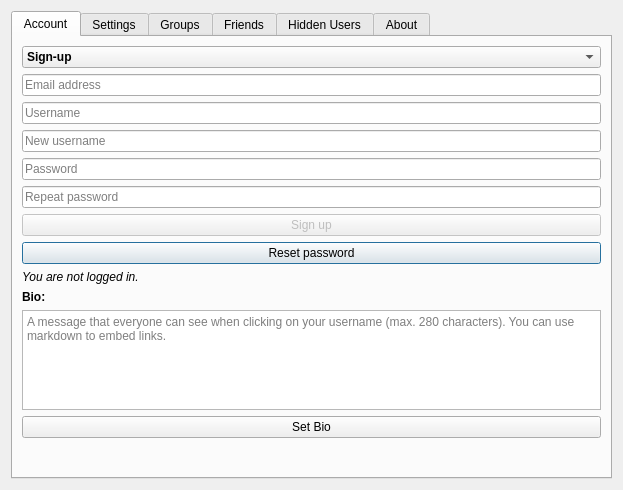
<?xml version="1.0" encoding="UTF-8"?>
<ui version="4.0">
 <class>Dialog</class>
 <widget class="QDialog" name="Dialog">
  <property name="geometry">
   <rect>
    <x>0</x>
    <y>0</y>
    <width>623</width>
    <height>490</height>
   </rect>
  </property>
  <property name="sizePolicy">
   <sizepolicy hsizetype="Minimum" vsizetype="Minimum">
    <horstretch>0</horstretch>
    <verstretch>0</verstretch>
   </sizepolicy>
  </property>
  <property name="windowTitle">
   <string>Leaderboard Config</string>
  </property>
  <property name="locale">
   <locale language="English" country="UnitedStates"/>
  </property>
  <layout class="QGridLayout" name="gridLayout_6">
   <item row="0" column="0">
    <widget class="QTabWidget" name="tabWidget">
     <property name="sizePolicy">
      <sizepolicy hsizetype="MinimumExpanding" vsizetype="MinimumExpanding">
       <horstretch>0</horstretch>
       <verstretch>0</verstretch>
      </sizepolicy>
     </property>
     <property name="currentIndex">
      <number>0</number>
     </property>
     <widget class="QWidget" name="tabAccount">
      <attribute name="title">
       <string>Account</string>
      </attribute>
      <layout class="QGridLayout" name="gridLayout_2">
       <item row="0" column="0">
        <widget class="QComboBox" name="account_action">
         <property name="font">
          <font>
           <pointsize>9</pointsize>
           <weight>75</weight>
           <bold>true</bold>
           <underline>false</underline>
           <kerning>false</kerning>
          </font>
         </property>
         <property name="cursor">
          <cursorShape>PointingHandCursor</cursorShape>
         </property>
         <property name="styleSheet">
          <string notr="true">font-weight: bold</string>
         </property>
         <item>
          <property name="text">
           <string>Sign-up</string>
          </property>
         </item>
         <item>
          <property name="text">
           <string>Log-in</string>
          </property>
         </item>
         <item>
          <property name="text">
           <string>Delete account</string>
          </property>
         </item>
         <item>
          <property name="text">
           <string>Add password and email address to old account</string>
          </property>
         </item>
         <item>
          <property name="text">
           <string>Log-out</string>
          </property>
         </item>
         <item>
          <property name="text">
           <string>Change username</string>
          </property>
         </item>
        </widget>
       </item>
       <item row="1" column="0">
        <widget class="QLineEdit" name="account_mail">
         <property name="placeholderText">
          <string>Email address</string>
         </property>
        </widget>
       </item>
       <item row="2" column="0">
        <widget class="QLineEdit" name="account_username">
         <property name="text">
          <string/>
         </property>
         <property name="maxLength">
          <number>15</number>
         </property>
         <property name="placeholderText">
          <string>Username</string>
         </property>
        </widget>
       </item>
       <item row="3" column="0">
        <widget class="QLineEdit" name="account_new_username">
         <property name="text">
          <string/>
         </property>
         <property name="maxLength">
          <number>15</number>
         </property>
         <property name="placeholderText">
          <string>New username</string>
         </property>
        </widget>
       </item>
       <item row="4" column="0">
        <widget class="QLineEdit" name="account_pwd">
         <property name="echoMode">
          <enum>QLineEdit::Password</enum>
         </property>
         <property name="placeholderText">
          <string>Password</string>
         </property>
        </widget>
       </item>
       <item row="5" column="0">
        <widget class="QLineEdit" name="account_pwd_repeat">
         <property name="echoMode">
          <enum>QLineEdit::Password</enum>
         </property>
         <property name="placeholderText">
          <string>Repeat password</string>
         </property>
        </widget>
       </item>
       <item row="6" column="0">
        <widget class="QPushButton" name="account_button">
         <property name="enabled">
          <bool>false</bool>
         </property>
         <property name="cursor">
          <cursorShape>PointingHandCursor</cursorShape>
         </property>
         <property name="text">
          <string>Sign up</string>
         </property>
         <property name="autoDefault">
          <bool>false</bool>
         </property>
         <property name="default">
          <bool>false</bool>
         </property>
        </widget>
       </item>
       <item row="7" column="0">
        <widget class="QPushButton" name="account_forgot">
         <property name="cursor">
          <cursorShape>PointingHandCursor</cursorShape>
         </property>
         <property name="text">
          <string>Reset password</string>
         </property>
        </widget>
       </item>
       <item row="8" column="0">
        <widget class="QLabel" name="login_info_2">
         <property name="font">
          <font>
           <italic>true</italic>
          </font>
         </property>
         <property name="text">
          <string>You are not logged in.</string>
         </property>
        </widget>
       </item>
       <item row="9" column="0">
        <widget class="QLabel" name="label">
         <property name="font">
          <font>
           <pointsize>9</pointsize>
           <weight>75</weight>
           <bold>true</bold>
          </font>
         </property>
         <property name="styleSheet">
          <string notr="true">font-weight: bold</string>
         </property>
         <property name="text">
          <string>Bio:</string>
         </property>
        </widget>
       </item>
       <item row="10" column="0">
        <widget class="QTextEdit" name="statusMsg">
         <property name="maximumSize">
          <size>
           <width>16777215</width>
           <height>100</height>
          </size>
         </property>
         <property name="html">
          <string>&lt;!DOCTYPE HTML PUBLIC &quot;-//W3C//DTD HTML 4.0//EN&quot; &quot;http://www.w3.org/TR/REC-html40/strict.dtd&quot;&gt;
&lt;html&gt;&lt;head&gt;&lt;meta name=&quot;qrichtext&quot; content=&quot;1&quot; /&gt;&lt;style type=&quot;text/css&quot;&gt;
p, li { white-space: pre-wrap; }
&lt;/style&gt;&lt;/head&gt;&lt;body style=&quot; font-family:'MS Shell Dlg 2'; font-size:7.8pt; font-weight:400; font-style:normal;&quot;&gt;
&lt;p style=&quot;-qt-paragraph-type:empty; margin-top:0px; margin-bottom:0px; margin-left:0px; margin-right:0px; -qt-block-indent:0; text-indent:0px;&quot;&gt;&lt;br /&gt;&lt;/p&gt;&lt;/body&gt;&lt;/html&gt;</string>
         </property>
         <property name="placeholderText">
          <string>A message that everyone can see when clicking on your username (max. 280 characters). You can use markdown to embed links.</string>
         </property>
        </widget>
       </item>
       <item row="11" column="0">
        <widget class="QPushButton" name="statusButton">
         <property name="cursor">
          <cursorShape>PointingHandCursor</cursorShape>
         </property>
         <property name="toolTip">
          <string/>
         </property>
         <property name="text">
          <string>Set Bio</string>
         </property>
         <property name="checkable">
          <bool>false</bool>
         </property>
         <property name="checked">
          <bool>false</bool>
         </property>
         <property name="autoDefault">
          <bool>false</bool>
         </property>
        </widget>
       </item>
       <item row="12" column="0">
        <spacer name="verticalSpacer_2">
         <property name="orientation">
          <enum>Qt::Vertical</enum>
         </property>
         <property name="sizeType">
          <enum>QSizePolicy::MinimumExpanding</enum>
         </property>
         <property name="sizeHint" stdset="0">
          <size>
           <width>20</width>
           <height>0</height>
          </size>
         </property>
        </spacer>
       </item>
      </layout>
     </widget>
     <widget class="QWidget" name="tabSettings">
      <attribute name="title">
       <string>Settings</string>
      </attribute>
      <layout class="QGridLayout" name="gridLayout_9">
       <item row="1" column="0" rowspan="2" colspan="2">
        <widget class="QGroupBox" name="groupBox">
         <property name="title">
          <string>Home screen</string>
         </property>
         <layout class="QHBoxLayout" name="horizontalLayout_2">
          <item>
           <layout class="QVBoxLayout" name="verticalLayout">
            <item>
             <widget class="QCheckBox" name="LB_DeckBrowser">
              <property name="cursor">
               <cursorShape>PointingHandCursor</cursorShape>
              </property>
              <property name="text">
               <string>Show the home screen leaderboard (only works with Anki 2.1.20+)</string>
              </property>
             </widget>
            </item>
            <item>
             <widget class="QCheckBox" name="lb_focus">
              <property name="cursor">
               <cursorShape>PointingHandCursor</cursorShape>
              </property>
              <property name="text">
               <string>Focus on user</string>
              </property>
             </widget>
            </item>
            <item>
             <layout class="QHBoxLayout" name="horizontalLayout">
              <item>
               <widget class="QLabel" name="maxUsers_Label">
                <property name="text">
                 <string>Maximum number of users on the home screen Leaderboard:</string>
                </property>
               </widget>
              </item>
              <item>
               <widget class="QSpinBox" name="maxUsers">
                <property name="cursor">
                 <cursorShape>PointingHandCursor</cursorShape>
                </property>
                <property name="maximum">
                 <number>99999</number>
                </property>
               </widget>
              </item>
             </layout>
            </item>
           </layout>
          </item>
         </layout>
        </widget>
       </item>
       <item row="0" column="0" colspan="2">
        <widget class="QGroupBox" name="groupBox_5">
         <property name="title">
          <string>General</string>
         </property>
         <layout class="QGridLayout" name="gridLayout_8">
          <item row="0" column="0">
           <widget class="QComboBox" name="country">
            <property name="cursor">
             <cursorShape>PointingHandCursor</cursorShape>
            </property>
            <item>
             <property name="text">
              <string>Country</string>
             </property>
            </item>
           </widget>
          </item>
          <item row="1" column="0">
           <layout class="QGridLayout" name="gl3">
            <item row="0" column="1">
             <widget class="QSpinBox" name="newday">
              <property name="sizePolicy">
               <sizepolicy hsizetype="Fixed" vsizetype="Fixed">
                <horstretch>0</horstretch>
                <verstretch>0</verstretch>
               </sizepolicy>
              </property>
              <property name="cursor">
               <cursorShape>PointingHandCursor</cursorShape>
              </property>
              <property name="maximum">
               <number>23</number>
              </property>
             </widget>
            </item>
            <item row="2" column="1" colspan="2">
             <widget class="QComboBox" name="Default_Tab">
              <property name="cursor">
               <cursorShape>PointingHandCursor</cursorShape>
              </property>
              <item>
               <property name="text">
                <string>Global</string>
               </property>
              </item>
              <item>
               <property name="text">
                <string>Friends</string>
               </property>
              </item>
              <item>
               <property name="text">
                <string>Country</string>
               </property>
              </item>
              <item>
               <property name="text">
                <string>Group</string>
               </property>
              </item>
              <item>
               <property name="text">
                <string>League</string>
               </property>
              </item>
             </widget>
            </item>
            <item row="1" column="0">
             <widget class="QLabel" name="sortby_label">
              <property name="text">
               <string>Sort by:</string>
              </property>
             </widget>
            </item>
            <item row="1" column="1" colspan="2">
             <widget class="QComboBox" name="sortby">
              <property name="cursor">
               <cursorShape>PointingHandCursor</cursorShape>
              </property>
              <item>
               <property name="text">
                <string>Reviews</string>
               </property>
              </item>
              <item>
               <property name="text">
                <string>Time</string>
               </property>
              </item>
              <item>
               <property name="text">
                <string>Streak</string>
               </property>
              </item>
              <item>
               <property name="text">
                <string>Reviews past 31 days</string>
               </property>
              </item>
              <item>
               <property name="text">
                <string>Retention</string>
               </property>
              </item>
             </widget>
            </item>
            <item row="0" column="2">
             <widget class="QLabel" name="next_day_info2">
              <property name="text">
               <string>hours past midnight</string>
              </property>
             </widget>
            </item>
            <item row="0" column="0">
             <widget class="QLabel" name="next_day_info1">
              <property name="sizePolicy">
               <sizepolicy hsizetype="Fixed" vsizetype="Preferred">
                <horstretch>0</horstretch>
                <verstretch>0</verstretch>
               </sizepolicy>
              </property>
              <property name="text">
               <string>The next day starts</string>
              </property>
             </widget>
            </item>
            <item row="2" column="0">
             <widget class="QLabel" name="Defaul_Tab_Label">
              <property name="text">
               <string>Default Leaderboard:</string>
              </property>
             </widget>
            </item>
           </layout>
          </item>
          <item row="2" column="0">
           <widget class="QCheckBox" name="scroll">
            <property name="cursor">
             <cursorShape>PointingHandCursor</cursorShape>
            </property>
            <property name="text">
             <string>Automatically scroll to user</string>
            </property>
           </widget>
          </item>
          <item row="3" column="0">
           <widget class="QCheckBox" name="refresh">
            <property name="enabled">
             <bool>true</bool>
            </property>
            <property name="cursor">
             <cursorShape>PointingHandCursor</cursorShape>
            </property>
            <property name="text">
             <string>Refresh the Leaderboard every two minutes (beta, only for Anki 2.1.24+)
Sorting will be disabled</string>
            </property>
           </widget>
          </item>
          <item row="4" column="0">
           <widget class="QCheckBox" name="autosync">
            <property name="cursor">
             <cursorShape>PointingHandCursor</cursorShape>
            </property>
            <property name="text">
             <string>Sync when deck is finished (only works with Anki 2.1.20+)</string>
            </property>
           </widget>
          </item>
          <item row="5" column="0">
           <widget class="QCheckBox" name="medals">
            <property name="cursor">
             <cursorShape>PointingHandCursor</cursorShape>
            </property>
            <property name="text">
             <string>Show league medals next to username</string>
            </property>
           </widget>
          </item>
         </layout>
        </widget>
       </item>
       <item row="3" column="0">
        <spacer name="verticalSpacer_3">
         <property name="orientation">
          <enum>Qt::Vertical</enum>
         </property>
         <property name="sizeType">
          <enum>QSizePolicy::MinimumExpanding</enum>
         </property>
         <property name="sizeHint" stdset="0">
          <size>
           <width>20</width>
           <height>0</height>
          </size>
         </property>
        </spacer>
       </item>
      </layout>
     </widget>
     <widget class="QWidget" name="tabGroup">
      <attribute name="title">
       <string>Groups</string>
      </attribute>
      <layout class="QGridLayout" name="gridLayout_7">
       <item row="0" column="1">
        <widget class="QGroupBox" name="groupBox_3">
         <property name="title">
          <string>Create new group</string>
         </property>
         <layout class="QVBoxLayout" name="verticalLayout_8">
          <item>
           <layout class="QGridLayout" name="gridLayout">
            <item row="4" column="1">
             <widget class="QLineEdit" name="newRepeat">
              <property name="echoMode">
               <enum>QLineEdit::Password</enum>
              </property>
              <property name="placeholderText">
               <string/>
              </property>
             </widget>
            </item>
            <item row="5" column="0" colspan="2">
             <widget class="QPushButton" name="add_newGroup">
              <property name="cursor">
               <cursorShape>PointingHandCursor</cursorShape>
              </property>
              <property name="text">
               <string>Create group</string>
              </property>
              <property name="checkable">
               <bool>false</bool>
              </property>
              <property name="checked">
               <bool>false</bool>
              </property>
              <property name="autoDefault">
               <bool>false</bool>
              </property>
             </widget>
            </item>
            <item row="4" column="0">
             <widget class="QLabel" name="new_repeat_pwd_label">
              <property name="text">
               <string>Repeat password:</string>
              </property>
             </widget>
            </item>
            <item row="3" column="1">
             <widget class="QLineEdit" name="newPwd">
              <property name="echoMode">
               <enum>QLineEdit::Password</enum>
              </property>
              <property name="placeholderText">
               <string>optional</string>
              </property>
             </widget>
            </item>
            <item row="0" column="0" rowspan="3" colspan="2">
             <widget class="QLineEdit" name="newGroup">
              <property name="placeholderText">
               <string>Group name</string>
              </property>
             </widget>
            </item>
            <item row="3" column="0">
             <widget class="QLabel" name="new_pwd_label">
              <property name="text">
               <string>Password:</string>
              </property>
             </widget>
            </item>
           </layout>
          </item>
         </layout>
        </widget>
       </item>
       <item row="0" column="0" rowspan="3">
        <widget class="QGroupBox" name="groupBox_2">
         <property name="title">
          <string>Join/Leave group</string>
         </property>
         <layout class="QVBoxLayout" name="verticalLayout_7">
          <item>
           <layout class="QVBoxLayout" name="verticalLayout_5">
            <item>
             <widget class="QComboBox" name="subject">
              <property name="cursor">
               <cursorShape>PointingHandCursor</cursorShape>
              </property>
              <item>
               <property name="text">
                <string>Join a group</string>
               </property>
              </item>
             </widget>
            </item>
            <item>
             <widget class="QLabel" name="join_pwd_label">
              <property name="text">
               <string>If it's a private group, please enter the password:</string>
              </property>
             </widget>
            </item>
            <item>
             <widget class="QLineEdit" name="joinPwd">
              <property name="echoMode">
               <enum>QLineEdit::Password</enum>
              </property>
              <property name="clearButtonEnabled">
               <bool>false</bool>
              </property>
             </widget>
            </item>
            <item>
             <widget class="QPushButton" name="joinGroup">
              <property name="cursor">
               <cursorShape>PointingHandCursor</cursorShape>
              </property>
              <property name="text">
               <string>Join group</string>
              </property>
              <property name="autoDefault">
               <bool>false</bool>
              </property>
             </widget>
            </item>
            <item>
             <widget class="QListWidget" name="group_list">
              <property name="editTriggers">
               <set>QAbstractItemView::NoEditTriggers</set>
              </property>
              <property name="selectionMode">
               <enum>QAbstractItemView::SingleSelection</enum>
              </property>
             </widget>
            </item>
            <item>
             <widget class="QPushButton" name="leaveGroup">
              <property name="cursor">
               <cursorShape>PointingHandCursor</cursorShape>
              </property>
              <property name="text">
               <string>Leave group</string>
              </property>
              <property name="autoDefault">
               <bool>false</bool>
              </property>
             </widget>
            </item>
           </layout>
          </item>
         </layout>
        </widget>
       </item>
       <item row="1" column="1">
        <spacer name="verticalSpacer_5">
         <property name="orientation">
          <enum>Qt::Vertical</enum>
         </property>
         <property name="sizeHint" stdset="0">
          <size>
           <width>0</width>
           <height>0</height>
          </size>
         </property>
        </spacer>
       </item>
       <item row="2" column="1">
        <widget class="QGroupBox" name="groupBox_4">
         <property name="title">
          <string>Manage groups</string>
         </property>
         <layout class="QVBoxLayout" name="verticalLayout_9">
          <item>
           <layout class="QGridLayout" name="gridLayout_4">
            <item row="1" column="0">
             <widget class="QLabel" name="manage_old_label">
              <property name="text">
               <string>Old password:</string>
              </property>
             </widget>
            </item>
            <item row="0" column="0" colspan="2">
             <widget class="QComboBox" name="manageGroup">
              <property name="cursor">
               <cursorShape>PointingHandCursor</cursorShape>
              </property>
              <item>
               <property name="text">
                <string>Select a group you're an admin of</string>
               </property>
              </item>
             </widget>
            </item>
            <item row="2" column="1">
             <widget class="QLineEdit" name="manage_newPwd">
              <property name="text">
               <string/>
              </property>
              <property name="echoMode">
               <enum>QLineEdit::Password</enum>
              </property>
              <property name="placeholderText">
               <string/>
              </property>
             </widget>
            </item>
            <item row="5" column="0">
             <widget class="QLabel" name="addAdmin_Label">
              <property name="text">
               <string>Add admin:</string>
              </property>
             </widget>
            </item>
            <item row="4" column="1">
             <widget class="QLineEdit" name="manage_newRepeat">
              <property name="text">
               <string/>
              </property>
              <property name="echoMode">
               <enum>QLineEdit::Password</enum>
              </property>
              <property name="placeholderText">
               <string/>
              </property>
             </widget>
            </item>
            <item row="6" column="0" colspan="2">
             <widget class="QPushButton" name="manageSave">
              <property name="cursor">
               <cursorShape>PointingHandCursor</cursorShape>
              </property>
              <property name="text">
               <string>Save</string>
              </property>
              <property name="autoDefault">
               <bool>false</bool>
              </property>
             </widget>
            </item>
            <item row="4" column="0">
             <widget class="QLabel" name="new_repeat_pwd_label_2">
              <property name="text">
               <string>Repeat password:</string>
              </property>
             </widget>
            </item>
            <item row="5" column="1">
             <widget class="QLineEdit" name="newAdmin"/>
            </item>
            <item row="1" column="1">
             <widget class="QLineEdit" name="oldPwd">
              <property name="text">
               <string/>
              </property>
              <property name="echoMode">
               <enum>QLineEdit::Password</enum>
              </property>
              <property name="placeholderText">
               <string>leave empty if it's currently not password protected</string>
              </property>
             </widget>
            </item>
            <item row="2" column="0">
             <widget class="QLabel" name="new_pwd_label_2">
              <property name="text">
               <string>New password</string>
              </property>
             </widget>
            </item>
           </layout>
          </item>
         </layout>
        </widget>
       </item>
       <item row="3" column="0" colspan="2">
        <spacer name="verticalSpacer_4">
         <property name="orientation">
          <enum>Qt::Vertical</enum>
         </property>
         <property name="sizeType">
          <enum>QSizePolicy::MinimumExpanding</enum>
         </property>
         <property name="sizeHint" stdset="0">
          <size>
           <width>20</width>
           <height>0</height>
          </size>
         </property>
        </spacer>
       </item>
      </layout>
     </widget>
     <widget class="QWidget" name="tabFriends">
      <attribute name="title">
       <string>Friends</string>
      </attribute>
      <layout class="QGridLayout" name="gridLayout_5">
       <item row="0" column="0">
        <layout class="QGridLayout" name="gl4">
         <item row="3" column="0">
          <widget class="QListWidget" name="friends_list">
           <property name="styleSheet">
            <string notr="true"/>
           </property>
           <property name="editTriggers">
            <set>QAbstractItemView::NoEditTriggers</set>
           </property>
           <property name="selectionMode">
            <enum>QAbstractItemView::SingleSelection</enum>
           </property>
           <property name="selectionBehavior">
            <enum>QAbstractItemView::SelectItems</enum>
           </property>
          </widget>
         </item>
         <item row="1" column="0">
          <widget class="QLineEdit" name="friend_username">
           <property name="text">
            <string/>
           </property>
           <property name="placeholderText">
            <string>Friend</string>
           </property>
          </widget>
         </item>
         <item row="3" column="1">
          <layout class="QVBoxLayout" name="vl1">
           <item>
            <widget class="QPushButton" name="remove_friend_button">
             <property name="cursor">
              <cursorShape>PointingHandCursor</cursorShape>
             </property>
             <property name="text">
              <string>Remove</string>
             </property>
             <property name="autoDefault">
              <bool>false</bool>
             </property>
            </widget>
           </item>
           <item>
            <widget class="QPushButton" name="import_friends">
             <property name="cursor">
              <cursorShape>PointingHandCursor</cursorShape>
             </property>
             <property name="text">
              <string>Import</string>
             </property>
             <property name="autoDefault">
              <bool>false</bool>
             </property>
            </widget>
           </item>
           <item>
            <widget class="QPushButton" name="export_friends">
             <property name="cursor">
              <cursorShape>PointingHandCursor</cursorShape>
             </property>
             <property name="text">
              <string>Export</string>
             </property>
             <property name="autoDefault">
              <bool>false</bool>
             </property>
            </widget>
           </item>
           <item>
            <spacer name="verticalSpacer">
             <property name="orientation">
              <enum>Qt::Vertical</enum>
             </property>
             <property name="sizeHint" stdset="0">
              <size>
               <width>20</width>
               <height>40</height>
              </size>
             </property>
            </spacer>
           </item>
          </layout>
         </item>
         <item row="1" column="1">
          <widget class="QPushButton" name="add_friends_button">
           <property name="cursor">
            <cursorShape>PointingHandCursor</cursorShape>
           </property>
           <property name="text">
            <string>Add</string>
           </property>
           <property name="autoDefault">
            <bool>false</bool>
           </property>
          </widget>
         </item>
         <item row="2" column="0">
          <widget class="QLabel" name="friend_list_info">
           <property name="text">
            <string>Your friends:</string>
           </property>
          </widget>
         </item>
         <item row="0" column="0">
          <widget class="QLabel" name="add_friend_info">
           <property name="text">
            <string>Add friend:</string>
           </property>
          </widget>
         </item>
        </layout>
       </item>
      </layout>
     </widget>
     <widget class="QWidget" name="tabHiddenUsers">
      <attribute name="title">
       <string>Hidden Users</string>
      </attribute>
      <layout class="QGridLayout" name="gridLayout_3">
       <item row="0" column="0">
        <layout class="QVBoxLayout" name="verticalLayout_4">
         <item>
          <widget class="QListWidget" name="hiddenUsers"/>
         </item>
         <item>
          <widget class="QPushButton" name="unhideButton">
           <property name="cursor">
            <cursorShape>PointingHandCursor</cursorShape>
           </property>
           <property name="text">
            <string>Unhide</string>
           </property>
          </widget>
         </item>
        </layout>
       </item>
      </layout>
     </widget>
     <widget class="QWidget" name="tabAbout">
      <attribute name="title">
       <string>About</string>
      </attribute>
      <layout class="QVBoxLayout" name="verticalLayout_2">
       <item>
        <widget class="QTextBrowser" name="about_text">
         <property name="styleSheet">
          <string notr="true">QTextEdit
{
    border: 0;
}</string>
         </property>
         <property name="openExternalLinks">
          <bool>true</bool>
         </property>
        </widget>
       </item>
      </layout>
     </widget>
    </widget>
   </item>
  </layout>
 </widget>
 <tabstops>
  <tabstop>account_action</tabstop>
  <tabstop>account_mail</tabstop>
  <tabstop>account_username</tabstop>
  <tabstop>account_new_username</tabstop>
  <tabstop>account_pwd</tabstop>
  <tabstop>account_pwd_repeat</tabstop>
  <tabstop>account_button</tabstop>
  <tabstop>account_forgot</tabstop>
  <tabstop>statusMsg</tabstop>
  <tabstop>statusButton</tabstop>
  <tabstop>country</tabstop>
  <tabstop>newday</tabstop>
  <tabstop>sortby</tabstop>
  <tabstop>Default_Tab</tabstop>
  <tabstop>scroll</tabstop>
  <tabstop>refresh</tabstop>
  <tabstop>autosync</tabstop>
  <tabstop>medals</tabstop>
  <tabstop>LB_DeckBrowser</tabstop>
  <tabstop>lb_focus</tabstop>
  <tabstop>maxUsers</tabstop>
  <tabstop>subject</tabstop>
  <tabstop>joinPwd</tabstop>
  <tabstop>joinGroup</tabstop>
  <tabstop>group_list</tabstop>
  <tabstop>leaveGroup</tabstop>
  <tabstop>newGroup</tabstop>
  <tabstop>newPwd</tabstop>
  <tabstop>newRepeat</tabstop>
  <tabstop>add_newGroup</tabstop>
  <tabstop>manageGroup</tabstop>
  <tabstop>oldPwd</tabstop>
  <tabstop>manage_newPwd</tabstop>
  <tabstop>manage_newRepeat</tabstop>
  <tabstop>newAdmin</tabstop>
  <tabstop>manageSave</tabstop>
  <tabstop>friend_username</tabstop>
  <tabstop>add_friends_button</tabstop>
  <tabstop>friends_list</tabstop>
  <tabstop>remove_friend_button</tabstop>
  <tabstop>import_friends</tabstop>
  <tabstop>export_friends</tabstop>
  <tabstop>hiddenUsers</tabstop>
  <tabstop>unhideButton</tabstop>
  <tabstop>about_text</tabstop>
  <tabstop>tabWidget</tabstop>
 </tabstops>
 <resources/>
 <connections/>
</ui>
